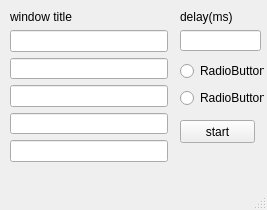
<?xml version="1.0" encoding="UTF-8"?>
<ui version="4.0">
 <class>MainWindow</class>
 <widget class="QMainWindow" name="MainWindow">
  <property name="geometry">
   <rect>
    <x>0</x>
    <y>0</y>
    <width>267</width>
    <height>210</height>
   </rect>
  </property>
  <property name="windowTitle">
   <string>auto train</string>
  </property>
  <widget class="QWidget" name="centralwidget">
   <widget class="QWidget" name="verticalLayoutWidget_2">
    <property name="geometry">
     <rect>
      <x>180</x>
      <y>10</y>
      <width>81</width>
      <height>41</height>
     </rect>
    </property>
    <layout class="QVBoxLayout" name="verticalLayout_2">
     <item>
      <widget class="QLabel" name="label_2">
       <property name="text">
        <string>delay(ms)</string>
       </property>
      </widget>
     </item>
     <item>
      <widget class="QLineEdit" name="delayLine"/>
     </item>
    </layout>
   </widget>
   <widget class="QWidget" name="verticalLayoutWidget">
    <property name="geometry">
     <rect>
      <x>10</x>
      <y>10</y>
      <width>158</width>
      <height>152</height>
     </rect>
    </property>
    <layout class="QVBoxLayout" name="verticalLayout">
     <item>
      <widget class="QLabel" name="label">
       <property name="text">
        <string>window title</string>
       </property>
      </widget>
     </item>
     <item>
      <widget class="QLineEdit" name="lineEdit1"/>
     </item>
     <item>
      <widget class="QLineEdit" name="lineEdit2"/>
     </item>
     <item>
      <widget class="QLineEdit" name="lineEdit3"/>
     </item>
     <item>
      <widget class="QLineEdit" name="lineEdit4"/>
     </item>
     <item>
      <widget class="QLineEdit" name="lineEdit5"/>
     </item>
    </layout>
   </widget>
   <widget class="QPushButton" name="startBtn">
    <property name="geometry">
     <rect>
      <x>180</x>
      <y>120</y>
      <width>75</width>
      <height>23</height>
     </rect>
    </property>
    <property name="text">
     <string>start</string>
    </property>
   </widget>
   <widget class="QWidget" name="verticalLayoutWidget_3">
    <property name="geometry">
     <rect>
      <x>180</x>
      <y>60</y>
      <width>84</width>
      <height>51</height>
     </rect>
    </property>
    <layout class="QVBoxLayout" name="verticalLayout_3">
     <item>
      <widget class="QRadioButton" name="boxRadioButton">
       <property name="text">
        <string>RadioButton</string>
       </property>
      </widget>
     </item>
     <item>
      <widget class="QRadioButton" name="chatRadioButton">
       <property name="text">
        <string>RadioButton</string>
       </property>
      </widget>
     </item>
    </layout>
   </widget>
  </widget>
  <widget class="QMenuBar" name="menubar">
   <property name="geometry">
    <rect>
     <x>0</x>
     <y>0</y>
     <width>267</width>
     <height>21</height>
    </rect>
   </property>
  </widget>
  <widget class="QStatusBar" name="statusbar"/>
 </widget>
 <resources/>
 <connections/>
</ui>
